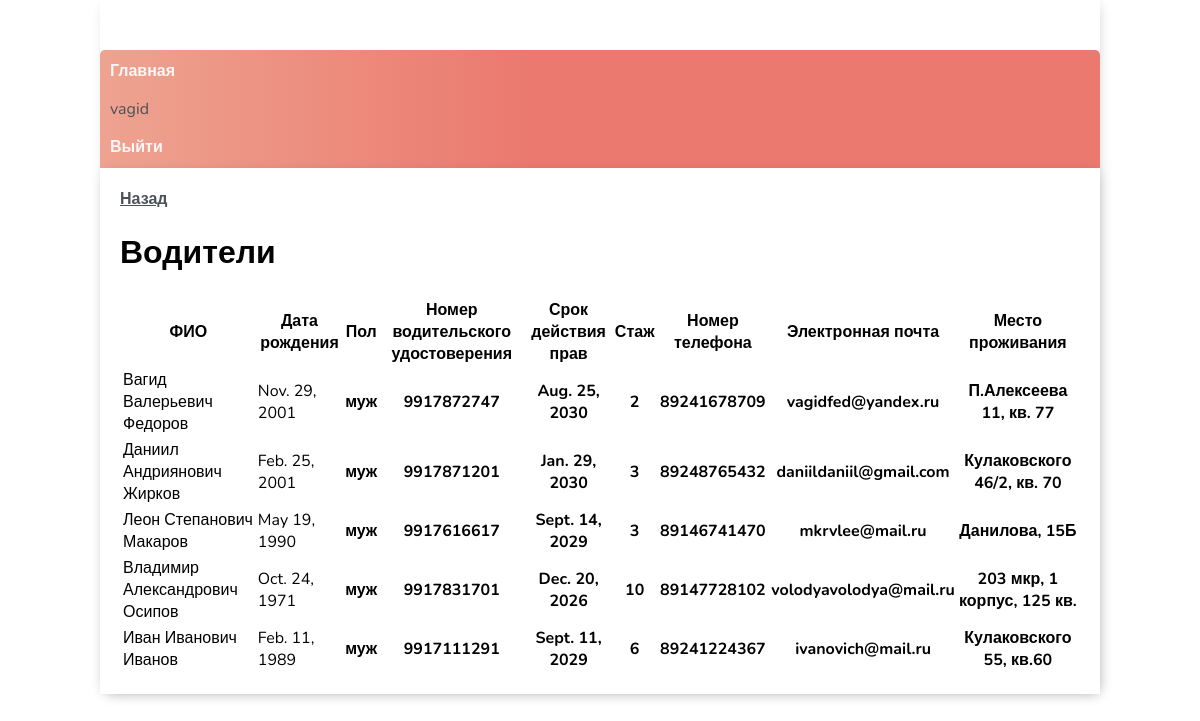
/driver-list/ (signed in), run on the app's committed database.
### record_transport/models.py (models this page shows)
class User(AbstractUser):
    middle_name = models.CharField(max_length=50, blank=True, null=True)
    birthday = models.DateField(null=True, blank=True)
    is_staff = models.BooleanField(default=False, verbose_name='Администратор')
    number = models.CharField(max_length=20)
    address = models.CharField(max_length=100)
    def __str__(self):
        return self.username

class Driver(User):
    range = models.PositiveSmallIntegerField(null=True, blank=True)
    gender = models.CharField(max_length=3)
    license_number = models.CharField(max_length=40)
    license_expiry = models.DateField()
    def __str__(self):
        return self.first_name+' '+self.middle_name+' '+self.last_name

### record_transport/views.py (the view)
# urls.py: path('driver-list/', DriverListView.as_view(), name='driver-list'),
class DriverListView(LoginRequiredMixin, ListView):
    model = Driver
    context_object_name = 'drivers'

### record_transport/templates/record_transport/driver_list.html (shortened to what this page needs)
{% extends 'record_transport/main.html' %}
{% block content %}
<div class="card-body">
<a href="{% url 'home' %}">Назад</a>
<h1>Водители</h1>
<table>
  <tr>
    <th>ФИО</th>
    <th>Дата рождения</th>
    <th>Пол</th>
    <th>Номер водительского удостоверения</th>
    <th>Срок действия прав</th>
    <th>Стаж</th>
    <th>Номер телефона</th>
    <th>Электронная почта</th>
    <th>Место проживания</th>
  </tr>
  {% for driver in drivers %}
  <tr>
    <td>
        {{driver}}
    </td><td>
        {{driver.birthday}}
    </td><th>
        {{driver.gender}}
    </th><th>
        {{driver.license_number}}
    </th><th>
        {{driver.license_expiry}}
    </th><th>
        {{driver.range}}
    </th><th>
        {{driver.number}}
    </th><th>
        {{driver.email}}
    </th><th>
        {{driver.address}}
    </th>
  </tr>
  {% empty %}
  <h3>Нет водителей</h3>
  {% endfor %}
</table>
</div>
{% endblock content %}

### record_transport/templates/record_transport/main.html (shortened to what this page needs)
<!DOCTYPE html>
<html lang="en">
<head>
</head>
<body class='container'>
    <div class='header-bar'>
        <nav>
            <a href="{% url 'home' %}">Главная</a>
            {% if request.user.is_authenticated %}
                <p>{{ request.user }}</p>
                <a href="{% url 'logout' %}">Выйти</a>
            {%else%}
                <a href="{% url 'login' %}">Войти</a>
            {%endif%}
        </nav>
    </div>
    <div class="container">
        {% block content %}
        {% endblock content %}
    </div>
</body>
</html>

### record_transport/templates/record_transport/main.html (style rules this page uses)
body { background-color: #FAFAFA; font-family: 'Nunito', sans-serif; padding-top: 50px; }
h1, h2, h3, h4, h5, h6, { font-family: 'Raleway', sans-serif; }
a, p { color: #4b5156 }
a { font-weight: 600; }
.container { max-width: 1000px; margin: auto; background-color: #fff; -webkit-box-shadow: 2px 2px 13px -4px rgba(0, 0, 0, 0.21); box-shadow: 2px 2px 13px -4px rgba(0, 0, 0, 0.21); }
.header-bar { display: flex; justify-content: space-between; color: #fff; padding: 10px; border-radius: 5px 5px 0 0; background: linear-gradient(90deg, #EEA390 0%, #EB796F 43%, #EB796F 100%); }
.header-bar a { color: rgb(247, 247, 247); text-decoration: none; }
::placeholder { font-weight: 300; opacity: 0.5; }
.card-body { padding: 20px; }

### data on the page
User: user "vagid"
Driver: last_name "Вагид Валерьевич Федоров", birthday "Nov. 29, 2001", gender "муж", license_number "9917872747", license_expiry "Aug. 25, 2030", range "2", number "89241678709", email "vagidfed@yandex.ru", address "П.Алексеева 11, кв. 77"
Driver: last_name "Даниил Андриянович Жирков", birthday "Feb. 25, 2001", gender "муж", license_number "9917871201", license_expiry "Jan. 29, 2030", range "3", number "89248765432", email "daniildaniil@gmail.com", address "Кулаковского 46/2, кв. 70"
Driver: last_name "Леон Степанович Макаров", birthday "May 19, 1990", gender "муж", license_number "9917616617", license_expiry "Sept. 14, 2029", range "3", number "89146741470", email "mkrvlee@mail.ru", address "Данилова, 15Б"
Driver: last_name "Владимир Александрович Осипов", birthday "Oct. 24, 1971", gender "муж", license_number "9917831701", license_expiry "Dec. 20, 2026", range "10", number "89147728102", email "volodyavolodya@mail.ru", address "203 мкр, 1 корпус, 125 кв."
Driver: last_name "Иван Иванович Иванов", birthday "Feb. 11, 1989", gender "муж", license_number "9917111291", license_expiry "Sept. 11, 2029", range "6", number "89241224367", email "ivanovich@mail.ru", address "Кулаковского 55, кв.60"
